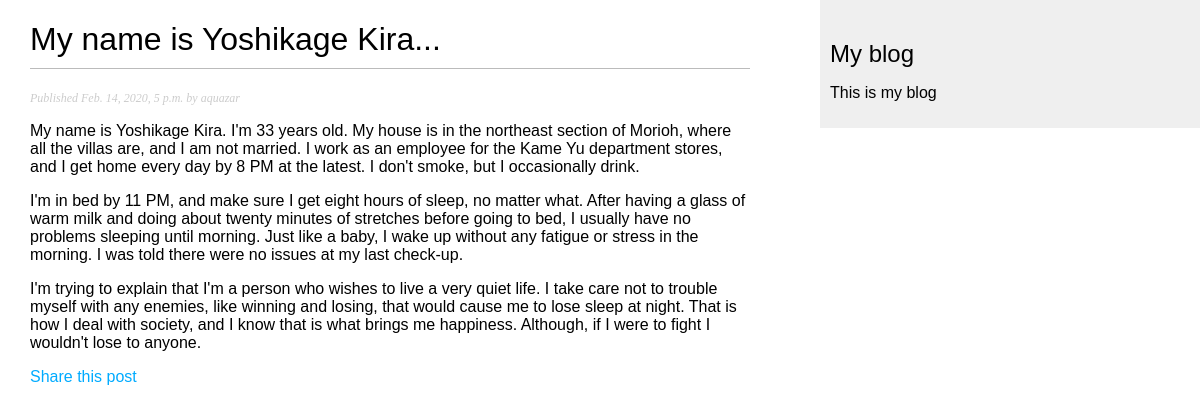
Page /blog/2020/2/14/my-name-yoshikage-kira/ on the committed database.
### blog/models.py (models this page shows, shortened)
class Post(models.Model):
    STATUS_CHOICES = (("draft", "Draft"), ("published", "Published"))
    title = models.CharField(max_length=250)
    slug = models.SlugField(max_length=250, unique_for_date="publish")
    author = models.ForeignKey(
        User, on_delete=models.CASCADE, related_name="blog_posts"
    )
    body = models.TextField()
    publish = models.DateTimeField(default=timezone.now)
    created = models.DateTimeField(auto_now_add=True)
    updated = models.DateTimeField(auto_now=True)
    status = models.CharField(max_length=10, choices=STATUS_CHOICES, default="draft")
    class Meta:
        ordering = ("-publish",)
    objects = models.Manager()
    published = PublishedManager()

### blog/views.py (the view)
def post_detail(request, year, month, day, post):
    post = get_object_or_404(
        Post,
        slug=post,
        status="published",
        publish__year=year,
        publish__month=month,
        publish__day=day,
    )
    return render(request, "blog/post/detail.html", {"post": post})

### blog/templates/blog/post/detail.html (shortened to what this page needs)
{% extends "blog/base.html" %}
{% block content %}
    <h1>{{post.title}}</h1>
    <p class="date">
        Published {{ post.publish }} by {{ post.author }}
    </p>
    {{ post.body|linebreaks }}
<p>
    <a href="{% url "blog:post_share" post.id %}">
        Share this post
    </a>
</p>
{% endblock %}

### blog/static/css/blog.css (style rules this page uses)
body { margin: 0; padding: 0; font-family: helvetica, sans-serif; }
a { color: #00abff; text-decoration: none; }
h1 { font-weight: normal; border-bottom: 1px solid #bbb; padding: 0 0 10px 0; }
p.date { color: #ccc; font-family: georgia, serif; font-size: 12px; font-style: italic; }

### rows in the picture
Post: title "My name is Yoshikage Kira...", publish "Feb. 14, 2020, 5 p.m.", author "aquazar", body "My name is Yoshikage Kira. I'm 33 years old. My house is in the northeast section of Morioh, where all the villas are, and I am not married. I work as an employee for the Kame Yu department stores, and I get home every day by 8 PM at the latest. I don't smoke, but I occasionally drink. I'm in bed by 11 PM, and make sure I get eight hours of sleep, no matter what. After having a glass of warm milk and doing about twenty minutes of stretches before going to bed, I usually have no problems sleeping until morning. Just like a baby, I wake up without any fatigue or stress in the morning. I was told there were no issues at my last check-up. I'm trying to explain that I'm a person who wishes to…"
